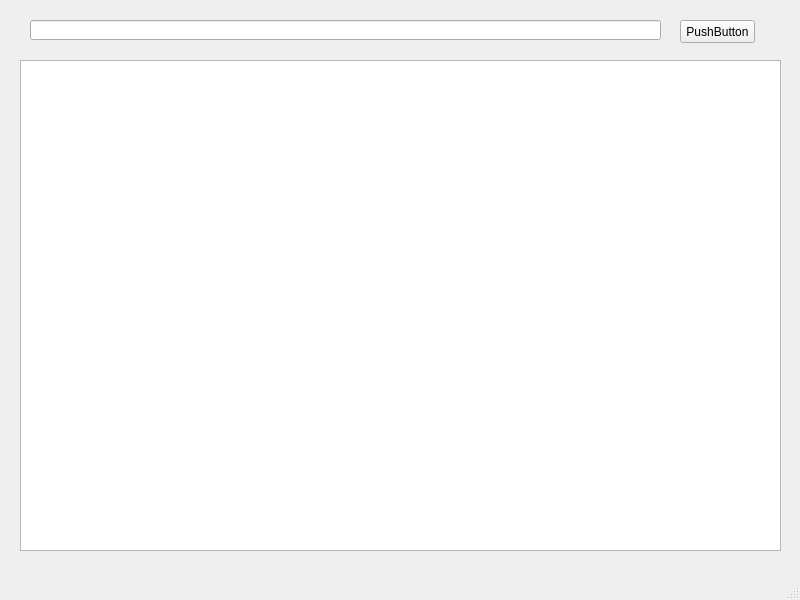
<?xml version="1.0" encoding="UTF-8"?>
<ui version="4.0">
 <class>View</class>
 <widget class="QMainWindow" name="View">
  <property name="geometry">
   <rect>
    <x>0</x>
    <y>0</y>
    <width>800</width>
    <height>600</height>
   </rect>
  </property>
  <property name="windowTitle">
   <string>MainWindow</string>
  </property>
  <widget class="QWidget" name="centralwidget">
   <widget class="QTextEdit" name="textEdit">
    <property name="geometry">
     <rect>
      <x>20</x>
      <y>60</y>
      <width>761</width>
      <height>491</height>
     </rect>
    </property>
   </widget>
   <widget class="QLineEdit" name="lineEdit">
    <property name="geometry">
     <rect>
      <x>30</x>
      <y>20</y>
      <width>631</width>
      <height>20</height>
     </rect>
    </property>
   </widget>
   <widget class="QPushButton" name="pushButton">
    <property name="geometry">
     <rect>
      <x>680</x>
      <y>20</y>
      <width>75</width>
      <height>23</height>
     </rect>
    </property>
    <property name="text">
     <string>PushButton</string>
    </property>
   </widget>
  </widget>
  <widget class="QMenuBar" name="menubar">
   <property name="geometry">
    <rect>
     <x>0</x>
     <y>0</y>
     <width>800</width>
     <height>23</height>
    </rect>
   </property>
  </widget>
  <widget class="QStatusBar" name="statusbar"/>
 </widget>
 <resources/>
 <connections/>
</ui>
